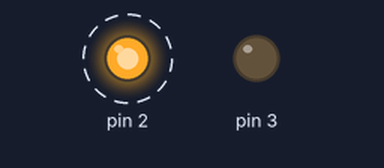
Bench run of a sketch on a simulated Arduino Uno, built with avr-gcc and run on an emulated ATmega328P. Shown: output pins drawn as LEDs (lit = HIGH). Dashed ring = blinking.

Above: at 0.5 s.
Timing chart, 0 to 4.6 s (numbered marks = the images above):
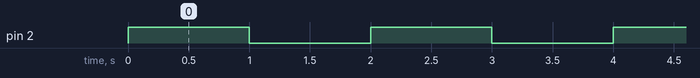

The sketch:

A002_LedDuePinBlink.ino
```cpp
/*
Blink di un LED con due pin GPIO
*/

void setup() {
  //imposto un pin come uscita
  pinMode(2, OUTPUT);
  //imposto un pin come ingresso
  pinMode(3, OUTPUT);
  //inposto il pin 3 a livello basso così che si comporti come GND
  digitalWrite(3, LOW);
}

void loop() {
  //accendo il LED controllando il pin 2
  digitalWrite(2, HIGH);
  //pausa 1 secondo
  delay(1000);
  //spengo il LED controllando il pin 2
  digitalWrite(2, LOW);
  //pausa 1 secondo
  delay(1000);
}
```

Measured:
- by itself, pin 2: alternates HIGH for 1.0 s and LOW for 1.0 s
